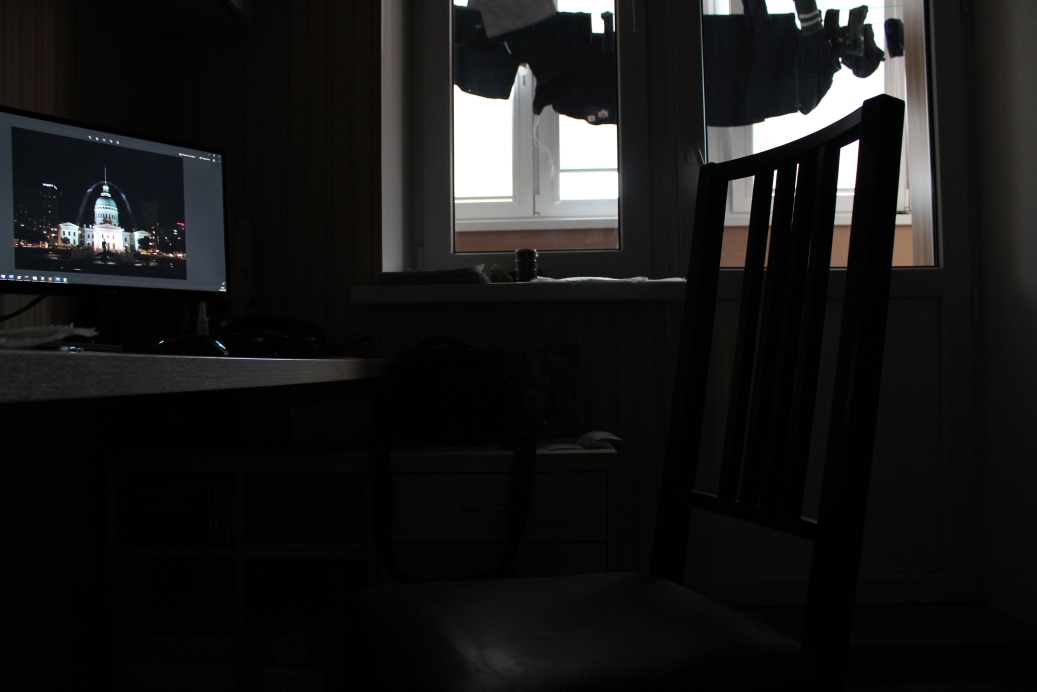
#> input picture hdr1/hdr/img_0.033.jpg, 5184 x 3456 px (shown at 1/5 size)
$ python hdr.py
#> lines starting #> are read from the running program, lines starting #| are printed output that depends on the picture
import cv2
import numpy as np


def readImagesAndTimes():

  times = np.array([ 1/30.0, 0.25, 2.5 ], dtype=np.float32)

  filenames = ["img_0.033.jpg", "img_0.25.jpg", "img_2.5.jpg"]

  images = []
  for filename in filenames:
    im = cv2.imread(filename)
#> im is the input picture: shape (3456, 5184, 3); mean B, G, R 23.7, 24.2, 24.4
    images.append(im)

  return images, times

if __name__ == '__main__':
  # Read images and exposure times
  print("Reading images ... ")

  images, times = readImagesAndTimes()
#> images = 3 items; times = [0.0333, 0.25, 2.5]


  # Align input images
  print("Aligning images ... ")
  alignMTB = cv2.createAlignMTB()
  alignMTB.process(images, images)

  # Obtain Camera Response Function (CRF)
  print("Calculating Camera Response Function (CRF) ... ")
  calibrateDebevec = cv2.createCalibrateDebevec()
  responseDebevec = calibrateDebevec.process(images, times)
#> responseDebevec = 256 rows, first 8: [0.000382, 0.01, 0.00211], [0.000561, 0.0133, 0.00282], [0.000823, 0.0177, 0.00377], [0.00121, 0.0237, 0.0051], [0.00174, 0.0315, 0.00686], [0.00251, 0.0425, 0.00942], [0.00355, 0.058, 0.0132], [0.00487, 0.082, 0.0193]

  # Merge images into an HDR linear image
  print("Merging images into one HDR image ... ")
  mergeDebevec = cv2.createMergeDebevec()
  hdrDebevec = mergeDebevec.process(images, times, responseDebevec)
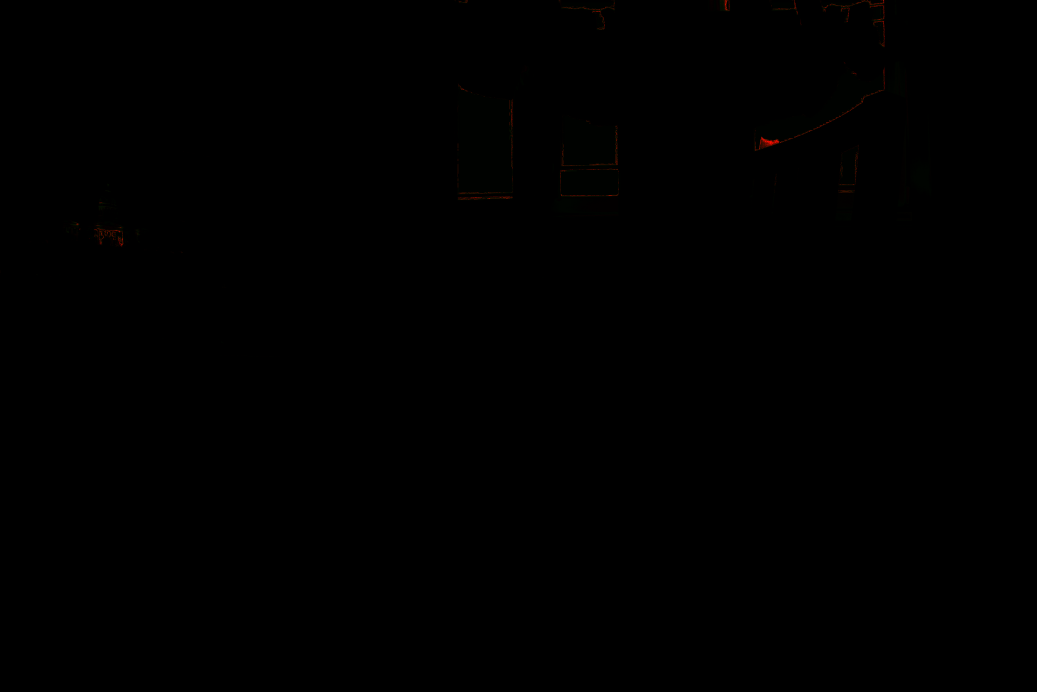
#> hdrDebevec: shape (3456, 5184, 3) float32 (shown at 1/5 size); mean of channels 0, 1, 2 4.2, 203.8, 358.2; drawn with min black and max white
  # Save HDR image.
  cv2.imwrite("hdrDebevec.hdr", hdrDebevec)
  print("saved hdrDebevec.hdr ")

  # Tonemap using Drago's method to obtain 24-bit color image
  print("Tonemaping using Drago's method ... ")
  tonemapDrago = cv2.createTonemapDrago(1.0, 0.7)
  ldrDrago = tonemapDrago.process(hdrDebevec)
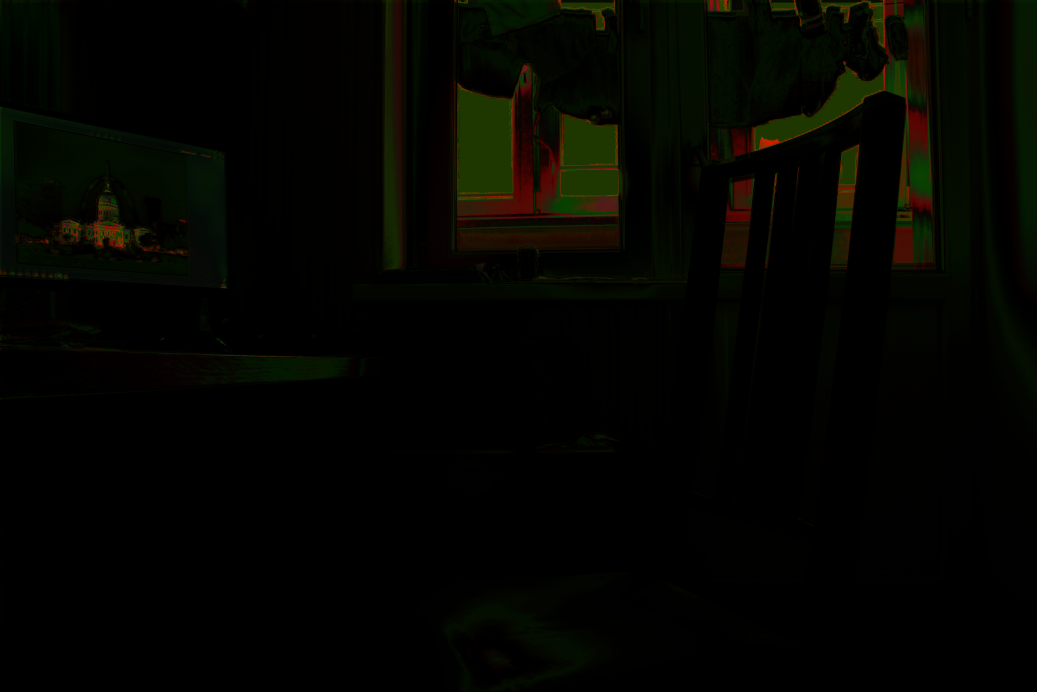
#> ldrDrago: shape (3456, 5184, 3) float32 (shown at 1/5 size); mean of channels 0, 1, 2 0.00199, 0.0182, 0.0151; drawn as B, G, R
  ldrDrago = 3 * ldrDrago
  cv2.imwrite("ldr-Drago.jpg", ldrDrago * 255)
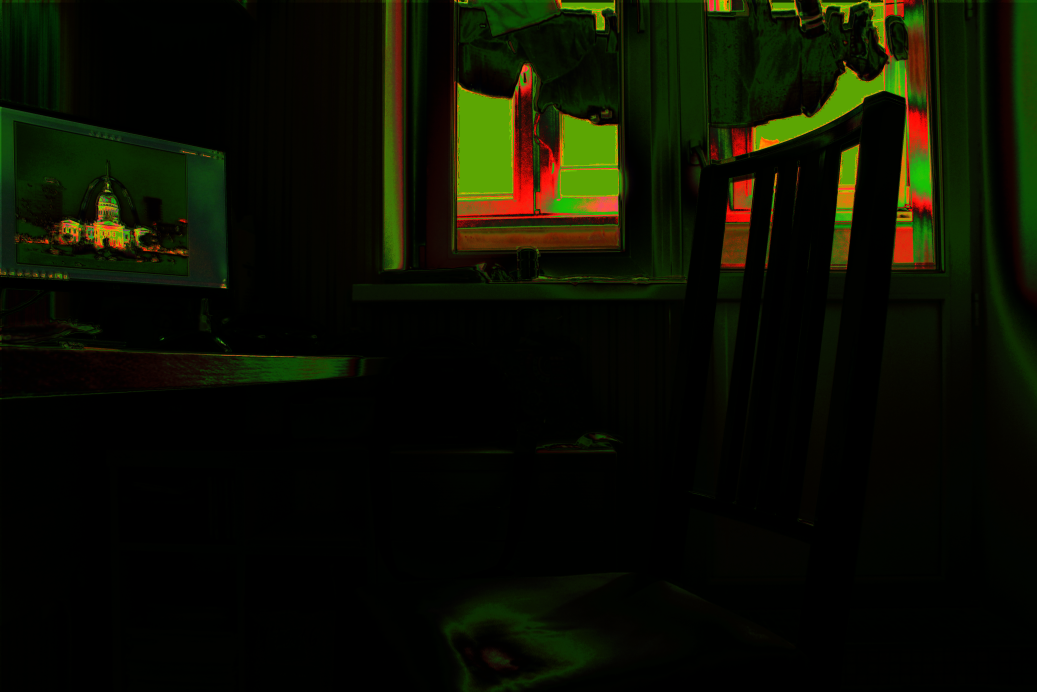
#> saved as ldr-Drago.jpg: shape (3456, 5184, 3) (shown at 1/5 size); mean B, G, R 1.5, 14.8, 11.7
  print("saved ldr-Drago.jpg")

  # Tonemap using Durand's method obtain 24-bit color image
  print("Tonemaping using Durand's method ... ")
#> (the run stopped early here; a loop or call above may not have finished)
